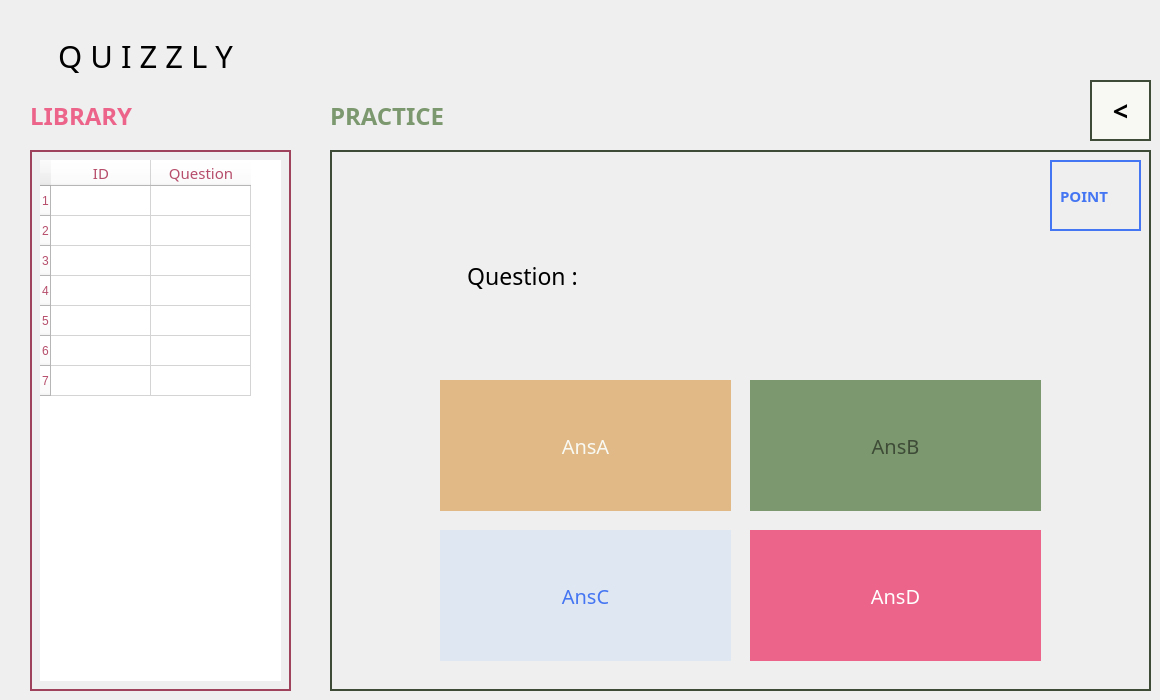
   <widget class="QWidget" name="Practicemode">
    <widget class="QLabel" name="quizzly_4">
     <property name="geometry">
      <rect>
       <x>10</x>
       <y>20</y>
       <width>271</width>
       <height>71</height>
      </rect>
     </property>
     <property name="font">
      <font>
       <family>Montserrat Black</family>
       <pointsize>23</pointsize>
       <kerning>true</kerning>
      </font>
     </property>
     <property name="styleSheet">
      <string notr="true">color: rgb(0, 0, 0);
</string>
     </property>
     <property name="text">
      <string>Q U I Z Z L Y</string>
     </property>
     <property name="scaledContents">
      <bool>false</bool>
     </property>
     <property name="alignment">
      <set>Qt::AlignCenter</set>
     </property>
     <property name="wordWrap">
      <bool>false</bool>
     </property>
     <property name="openExternalLinks">
      <bool>false</bool>
     </property>
    </widget>
    <widget class="QFrame" name="libraly_pm">
     <property name="geometry">
      <rect>
       <x>30</x>
       <y>150</y>
       <width>261</width>
       <height>541</height>
      </rect>
     </property>
     <property name="styleSheet">
      <string notr="true">border: 2px solid rgb(159, 67, 93)</string>
     </property>
     <property name="frameShape">
      <enum>QFrame::StyledPanel</enum>
     </property>
     <property name="frameShadow">
      <enum>QFrame::Raised</enum>
     </property>
     <widget class="QTableWidget" name="scroll_library">
      <property name="geometry">
       <rect>
        <x>10</x>
        <y>10</y>
        <width>241</width>
        <height>521</height>
       </rect>
      </property>
      <property name="font">
       <font>
        <family>Montserrat Alternates Medium</family>
        <pointsize>13</pointsize>
       </font>
      </property>
      <property name="styleSheet">
       <string notr="true">color: rgb(182, 77, 107);
background-color: rgb(255, 255, 255);
border: 0px;
</string>
      </property>
      <row/>
      <row/>
      <row/>
      <row/>
      <row/>
      <row/>
      <row/>
      <column>
       <property name="text">
        <string>ID</string>
       </property>
       <property name="font">
        <font>
         <family>Montserrat Alternates Medium</family>
         <pointsize>11</pointsize>
        </font>
       </property>
      </column>
      <column>
       <property name="text">
        <string>Question</string>
       </property>
       <property name="font">
        <font>
         <family>Montserrat Alternates Medium</family>
         <pointsize>11</pointsize>
        </font>
       </property>
      </column>
     </widget>
    </widget>
    <widget class="QFrame" name="practice_pm">
     <property name="geometry">
      <rect>
       <x>330</x>
       <y>150</y>
       <width>821</width>
       <height>541</height>
      </rect>
     </property>
     <property name="styleSheet">
      <string notr="true">border : 2px solid rgb(62, 76, 55)</string>
     </property>
     <property name="frameShape">
      <enum>QFrame::StyledPanel</enum>
     </property>
     <property name="frameShadow">
      <enum>QFrame::Raised</enum>
     </property>
     <widget class="QPushButton" name="ansA">
      <property name="geometry">
       <rect>
        <x>110</x>
        <y>230</y>
        <width>291</width>
        <height>131</height>
       </rect>
      </property>
      <property name="font">
       <font>
        <family>Montserrat Alternates Medium</family>
        <pointsize>15</pointsize>
       </font>
      </property>
      <property name="styleSheet">
       <string notr="true">background-color: rgb(224, 185, 134);
color: rgb(249, 249, 243);
border : 0px;</string>
      </property>
      <property name="text">
       <string>AnsA</string>
      </property>
     </widget>
     <widget class="QPushButton" name="ansB">
      <property name="geometry">
       <rect>
        <x>420</x>
        <y>230</y>
        <width>291</width>
        <height>131</height>
       </rect>
      </property>
      <property name="font">
       <font>
        <family>Montserrat Alternates Medium</family>
        <pointsize>15</pointsize>
       </font>
      </property>
      <property name="styleSheet">
       <string notr="true">background-color: rgb(124, 152, 110);
color: rgb(62, 76, 55);
border : 0px;</string>
      </property>
      <property name="text">
       <string>AnsB</string>
      </property>
     </widget>
     <widget class="QPushButton" name="ansD">
      <property name="geometry">
       <rect>
        <x>420</x>
        <y>380</y>
        <width>291</width>
        <height>131</height>
       </rect>
      </property>
      <property name="font">
       <font>
        <family>Montserrat Alternates Medium</family>
        <pointsize>15</pointsize>
       </font>
      </property>
      <property name="styleSheet">
       <string notr="true">background-color: rgb(236, 100, 138);
color: rgb(255, 255, 255);
border : 0px;</string>
      </property>
      <property name="text">
       <string>AnsD</string>
      </property>
     </widget>
     <widget class="QPushButton" name="ansC">
      <property name="geometry">
       <rect>
        <x>110</x>
        <y>380</y>
        <width>291</width>
        <height>131</height>
       </rect>
      </property>
      <property name="font">
       <font>
        <family>Montserrat Alternates Medium</family>
        <pointsize>15</pointsize>
       </font>
      </property>
      <property name="styleSheet">
       <string notr="true">background-color: rgb(223, 231, 242);
color: rgb(68, 117, 242);
border : 0px;</string>
      </property>
      <property name="text">
       <string>AnsC</string>
      </property>
     </widget>
     <widget class="QLabel" name="text_question">
      <property name="geometry">
       <rect>
        <x>60</x>
        <y>90</y>
        <width>271</width>
        <height>71</height>
       </rect>
      </property>
      <property name="font">
       <font>
        <family>Montserrat Black</family>
        <pointsize>17</pointsize>
        <kerning>true</kerning>
       </font>
      </property>
      <property name="styleSheet">
       <string notr="true">color: rgb(0, 0, 0);
border : 0px
</string>
      </property>
      <property name="text">
       <string>Question : </string>
      </property>
      <property name="scaledContents">
       <bool>false</bool>
      </property>
      <property name="alignment">
       <set>Qt::AlignCenter</set>
      </property>
      <property name="wordWrap">
       <bool>false</bool>
      </property>
      <property name="openExternalLinks">
       <bool>false</bool>
      </property>
     </widget>
     <widget class="QFrame" name="point">
      <property name="geometry">
       <rect>
        <x>720</x>
        <y>10</y>
        <width>91</width>
        <height>71</height>
       </rect>
      </property>
      <property name="font">
       <font>
        <pointsize>1</pointsize>
       </font>
      </property>
      <property name="styleSheet">
       <string notr="true">border : 2px solid rgb(68, 117, 242)</string>
      </property>
      <property name="frameShape">
       <enum>QFrame::StyledPanel</enum>
      </property>
      <property name="frameShadow">
       <enum>QFrame::Raised</enum>
      </property>
      <widget class="QLabel" name="text_point">
       <property name="geometry">
        <rect>
         <x>10</x>
         <y>10</y>
         <width>71</width>
         <height>51</height>
        </rect>
       </property>
       <property name="font">
        <font>
         <family>Montserrat Alternates Medium</family>
         <pointsize>11</pointsize>
         <italic>false</italic>
         <bold>true</bold>
         <strikeout>false</strikeout>
         <kerning>true</kerning>
        </font>
       </property>
       <property name="styleSheet">
        <string notr="true">color: rgb(68, 117, 242);
border: 0px
</string>
       </property>
       <property name="text">
        <string>POINT</string>
       </property>
       <property name="scaledContents">
        <bool>false</bool>
       </property>
       <property name="alignment">
        <set>Qt::AlignLeading|Qt::AlignLeft|Qt::AlignVCenter</set>
       </property>
       <property name="wordWrap">
        <bool>false</bool>
       </property>
       <property name="openExternalLinks">
        <bool>false</bool>
       </property>
      </widget>
     </widget>
    </widget>
    <widget class="QLabel" name="LIBRARY">
     <property name="geometry">
      <rect>
       <x>30</x>
       <y>90</y>
       <width>261</width>
       <height>51</height>
      </rect>
     </property>
     <property name="font">
      <font>
       <family>Montserrat Alternates Medium</family>
       <pointsize>18</pointsize>
       <italic>false</italic>
       <bold>true</bold>
       <strikeout>false</strikeout>
       <kerning>true</kerning>
      </font>
     </property>
     <property name="styleSheet">
      <string notr="true">color: rgb(236, 100, 138);</string>
     </property>
     <property name="text">
      <string>LIBRARY</string>
     </property>
     <property name="scaledContents">
      <bool>false</bool>
     </property>
     <property name="alignment">
      <set>Qt::AlignLeading|Qt::AlignLeft|Qt::AlignVCenter</set>
     </property>
     <property name="wordWrap">
      <bool>false</bool>
     </property>
     <property name="openExternalLinks">
      <bool>false</bool>
     </property>
    </widget>
    <widget class="QLabel" name="PRACTICE">
     <property name="geometry">
      <rect>
       <x>330</x>
       <y>90</y>
       <width>261</width>
       <height>51</height>
      </rect>
     </property>
     <property name="font">
      <font>
       <family>Montserrat Alternates Medium</family>
       <pointsize>18</pointsize>
       <italic>false</italic>
       <bold>true</bold>
       <strikeout>false</strikeout>
       <kerning>true</kerning>
      </font>
     </property>
     <property name="styleSheet">
      <string notr="true">color: rgb(124, 152, 110)
</string>
     </property>
     <property name="text">
      <string>PRACTICE</string>
     </property>
     <property name="scaledContents">
      <bool>false</bool>
     </property>
     <property name="alignment">
      <set>Qt::AlignLeading|Qt::AlignLeft|Qt::AlignVCenter</set>
     </property>
     <property name="wordWrap">
      <bool>false</bool>
     </property>
     <property name="openExternalLinks">
      <bool>false</bool>
     </property>
    </widget>
    <widget class="QPushButton" name="BACK_6">
     <property name="geometry">
      <rect>
       <x>1090</x>
       <y>80</y>
       <width>61</width>
       <height>61</height>
      </rect>
     </property>
     <property name="font">
      <font>
       <family>Montserrat Alternates Medium</family>
       <pointsize>20</pointsize>
       <bold>true</bold>
      </font>
     </property>
     <property name="styleSheet">
      <string notr="true">border:  2px solid rgb(62, 76, 56);
color: rgb(0, 0, 0);
background-color: rgb(249, 249, 243);</string>
     </property>
     <property name="text">
      <string>&lt;</string>
     </property>
    </widget>
   </widget>
